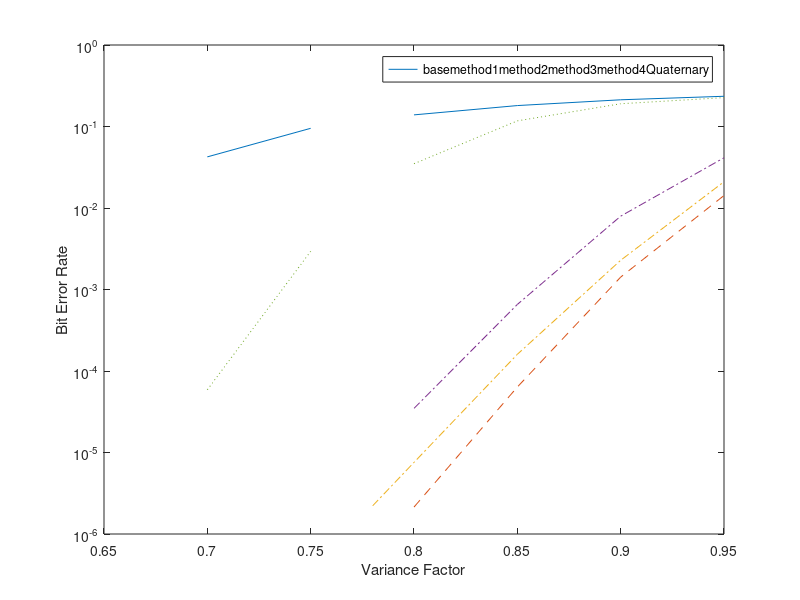

MATLAB code for this plot:
% hard
% factor = [0.5,0.55,0.57,0.58,0.60, 0.65,0.7, 0.75];
% error0 = [0.036304,0.085444,0.108599,0.110732,0.130383, 0.175307, 0.208228, 0.230341];
% error1 = [0.000134,0.004357,0.014965,0.023557,0.053081, 0.144877, 0.196834, 0.225259]; 
% error2 = [0,0,1.06e-06,4.44e-06,5.472e-05,0.0072048,0.0945926,0.222921];
% error3 = [0,0,5.32e-06,1.57e-05,1.016e-04,0.0061018,0.0701196,0.178733];
% error4 = [0,0,0,6.00e-07,1.450e-05,0.0027268, 0.0553712,0.171086];
% errorq = [0,0,0,0,6.9995333e-06,0.0016133, 0.046436,0.1445572];
% 
% time0 = [1.259748, 1.220378, 1.243236, 1.112529];
% time1 = [0.857447, 1.213813, 1.298658, 1.314779];
% time2 = [0.219883,0.418113,0,0];
% time3 = [0.239829,0.456138,0,0];
% time4 = [0.907315,1.563351,2.845757,4.664305];
% timeq = [3.975534,6.509376,0,0,];

% soft
factor = [0.70,0.75,0.78,0.80,0.85,0.90,0.95];
error0 = [0.0424,0.095011,0,0.138911,0.180662,0.212731,0.234923];
error1 = [5.886e-05,0.002939,0,0.034965,0.117265,0.190178,0.225995];
error2 = [0,2.26e-06,0,3.48e-05,6.555e-04,0.0079401,0.041338533333333];
error3 = [0,0,2.22e-06,7.56e-06,1.602e-04,0.0022829,0.021];
error4 = [0,0,0,2.14e-06,6.36e-05,0.001419766666667,0.014226200000000];
errorq = [0,0,0,0,0,0,0];



base = plot(factor,error0);
hold on;
method4p = plot(factor,error4,'--');
hold on;
method3p = plot(factor,error3,'-.');
hold on;
method2p = plot(factor,error2,'-.');
hold on;
method1p = plot(factor,error1,':');
hold on;
quaterp = plot(factor,errorq,'-.');
% legend([base2 method2 quaternary2 quaternary4], ...
% ["Baseline,p_1=2{\lambda}","Baseline,p_1=4{\lambda}","Algorithm 3,p_1=2{\lambda}","Algorithm 3,p_1=4{\lambda}","quaternary,p_1=2{\lambda}","quaternary,p_1=4{\lambda}"]);
legend([base,method1p,method2p, method3p,method4p,quaterp], ...
["base","method1","method2","method3","method4","Quaternary"]);
xlabel('Variance Factor');
ylabel('Bit Error Rate');
set(gca, 'YScale', 'log');
